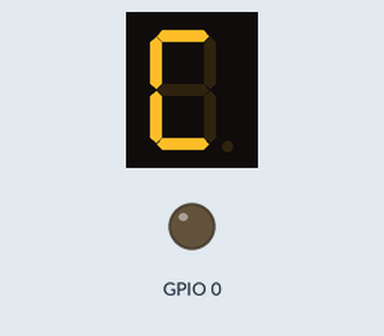
Recording of a sketch running on a simulated ESP32. Shown: 1-digit seven-segment display, output pins drawn as LEDs (lit = HIGH). Wiring (from diagram.json): 1-digit 7-segment display, segments lit when HIGH: segments GPIO 12, GPIO 13, GPIO 14, GPIO 15, GPIO 17, GPIO 18, GPIO 19. The segment pins are drawn as the display they are named for; pins used as bus, display or sensor lines are not drawn.

Above: at 0.1 s.
At 4.1 s:
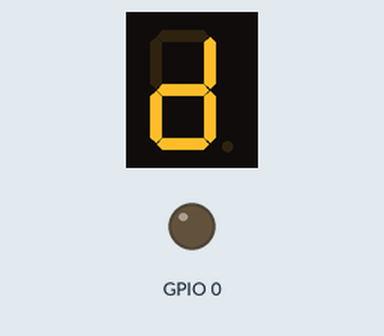
At 8.1 s:
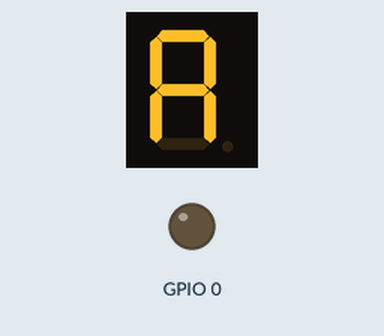
At 16.1 s:
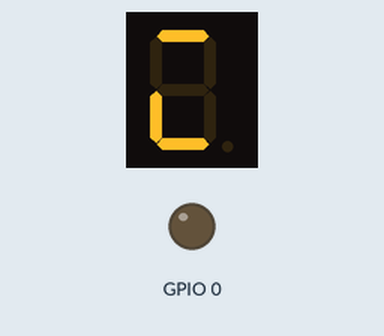
At 26.1 s:
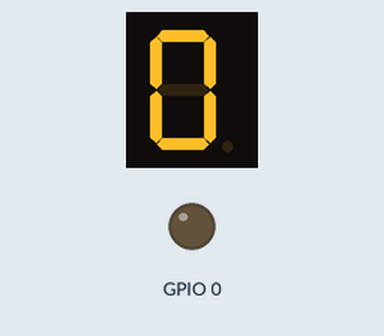
At 37.1 s:
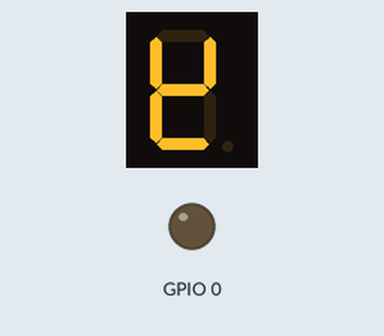

The sketch:

projetosnomes.ino
```cpp
int LEDs[ ] = {12, 13, 14, 15, 17, 18, 19};
bool segmentos[20] [8]  = { {1,0,0,1,1,1,0}, // C
                            {0,0,0,1,1,1,0}, // L
                            {1,1,1,0,1,1,1}, // A
                            {0,1,1,1,1,1,0}, // U
                            {0,1,1,1,1,0,1}, // D
                            {1,0,0,1,1,0,0}, // I
                            {1,1,1,1,1,1,0}, // O
                            {1,1,1,1,0,1,1}, // G
                            {1,1,1,0,1,1,1}, // A
                            {0,0,1,1,1,1,1}, // B
                            {0,0,0,0,1,0,1}, // R
                            {1,0,0,1,1,0,0}, // I
                            {1,0,0,1,1,1,1}, // E
                            {0,0,0,1,1,1,0}, // L
                            {1,0,0,1,1,1,1}, // E
                            {0,0,0,0,1,0,1}, // R
                            {1,0,0,1,1,0,0}, // I
                            {0,1,0,1,1,1,1} };// K


void setup(){
for (int i = 0; i<8; i++) {
pinMode(LEDs[i],OUTPUT);
        }

}

void loop() {
for(int j=0; j<20;j++){
 for(int i=0; i<8; i++){
digitalWrite(LEDs[i], segmentos[j][i]);
  }
delay(1000);
 }
}
```

Measured:
- what the display in image 1 shows lasts 1.0 s, from 4.0 s to 5.0 s
